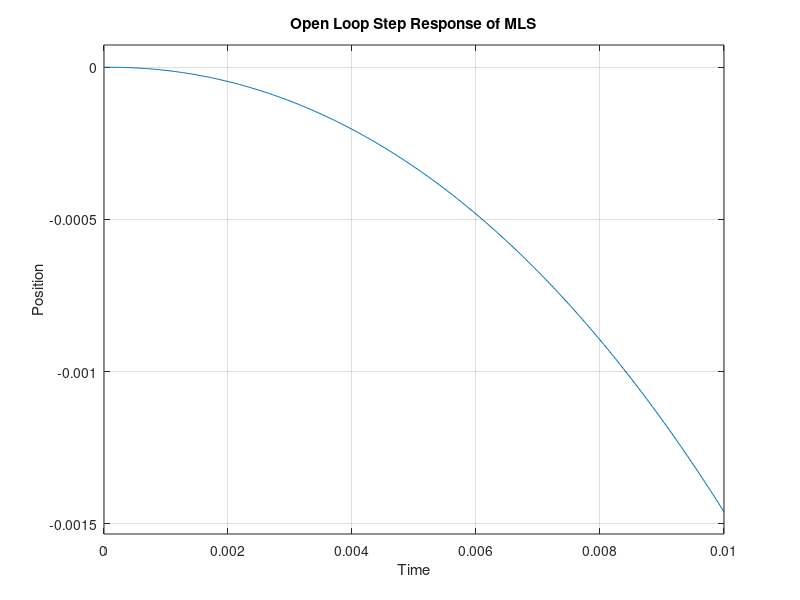
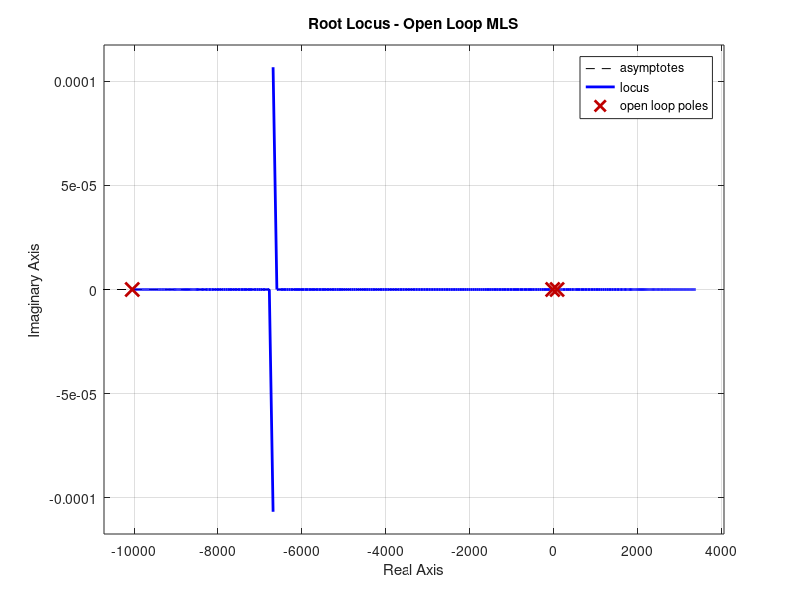
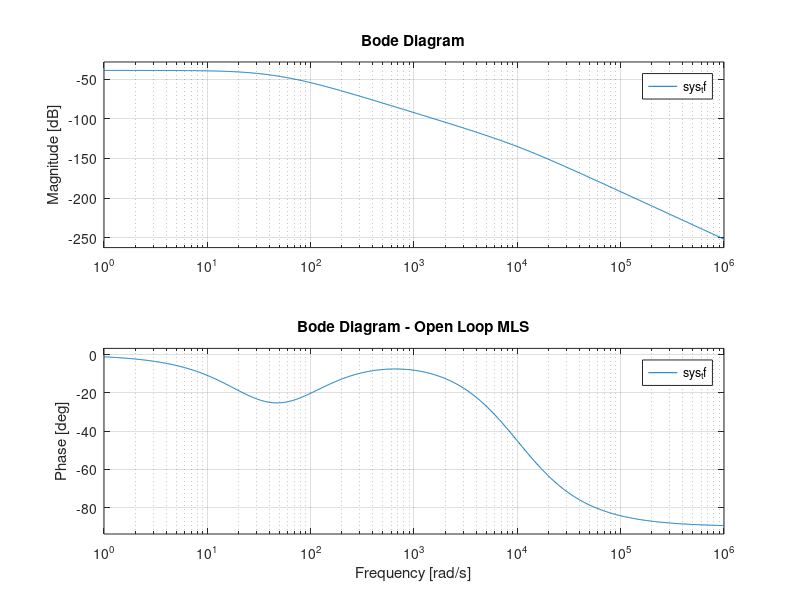

Write MATLAB code to recreate these figures, in order. (Note: this script raises an error after producing the figures.)
clc
clear

%Set parameters

m = 0.068;      % Mass of ball
g = 9.81;       % Gravity 
x0 = 0.009;     % Equilibrium position 
L0 = 0.02;      % Inductance parameter
L1 = 0.0001;    % Coil inductance 
R = 1;          % Coil resistance 

%calculate the equilibrium point

C  = (L0 * x0) / 2; %magnetic force const
i0 = sqrt((m * g * x0^2) / C); %Equilibrium Current 

%system coefficient

K1    = 2 * C * (i0 / x0^2);
Kx    = 2 * C * (i0^2 / x0^3);
K2    = Kx / m;
p3    = R / L1;
K_emf = K1 / L1;

%State space model

A = [0      1       0;
     K2     0      -K1/m;
     0     -K_emf  -p3];

B     = [0; 0; 1/L1];

C_mat = [1 0 0];

D     = 0;

sys_ss = ss(A, B, C_mat, D);

%transfer Function

sys_tf = tf(sys_ss);

%display Model

disp('State Space Model');
disp(sys_ss);
disp('Transfer Function');
disp(sys_tf);

%Poles Stability Check

disp('Poles');
disp(pole(sys_tf));

%open loop step response

figure(1);
step(sys_tf, 0.01);
title('Open Loop Step Response of MLS');
xlabel('Time');
ylabel('Position');
grid on;

%Root Locus

figure(2);
rlocus(sys_tf);
title('Root Locus - Open Loop MLS');
grid on;

%Bode Diagram

figure(3);
bode(sys_tf);
title('Bode Diagram - Open Loop MLS');
grid on;

C_pid = pidtune(sys_tf, 'PID');

disp('PID Controller');
disp(C_pid);

% Closed Loop System 
sys_cl_pid = feedback(C_pid * sys_tf, 1);

%Step Response (Without Noise) 
figure(4);
step(sys_cl_pid);
title('Closed Loop Step Response - PID Controller');
xlabel('Time');
ylabel('Position ');
grid on;

%Performance Check 
info = stepinfo(sys_cl_pid);
disp('PID Performance ');
disp(['Rise Time    : ', num2str(info.RiseTime), ' s']);
disp(['Settling Time: ', num2str(info.SettlingTime), ' s']);
disp(['Overshoot    : ', num2str(info.Overshoot), ' %']);
